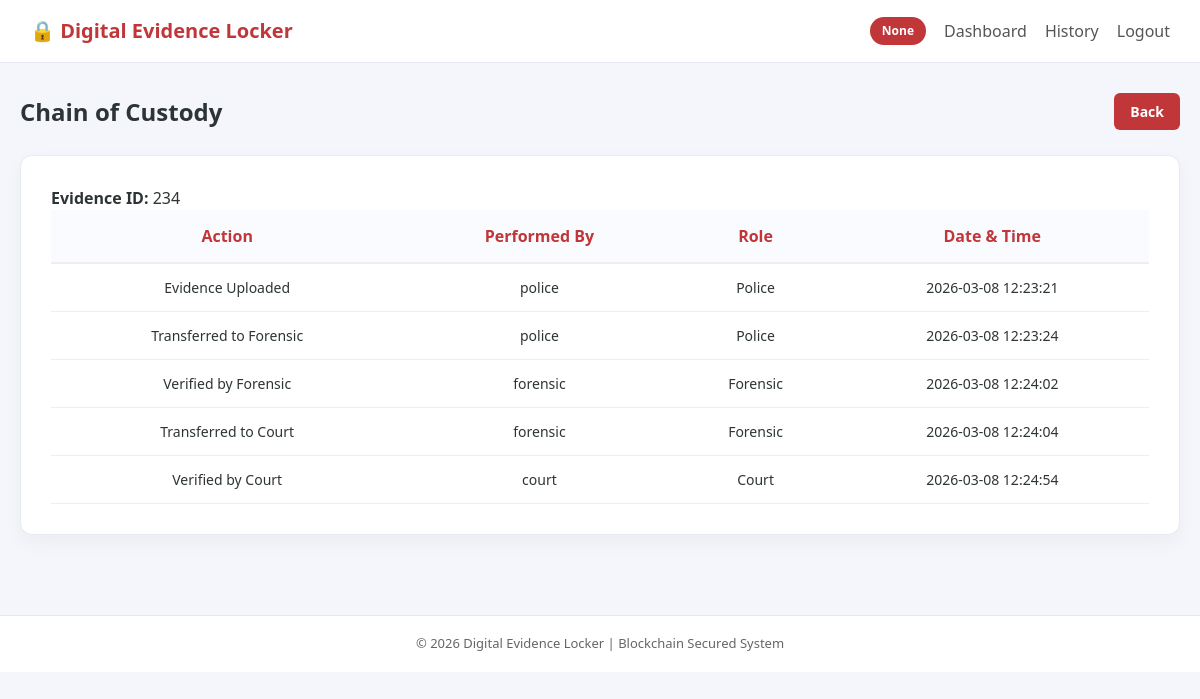
The app's page /chain/234 (signed in) with its own data.
### tables this page shows
CREATE TABLE custody (
            id INTEGER PRIMARY KEY AUTOINCREMENT,
            evidence_id TEXT,
            action TEXT,
            performed_by TEXT,
            role TEXT,
            timestamp TEXT
        );

### app.py (the view)
@app.route("/chain/<evidence_id>")
def chain(evidence_id):
    if "username" not in session:
        return redirect("/")
    history = fetch_custody(evidence_id)
    return render_template("chain.html", history=history, evidence_id=evidence_id)

### database.py (called while the page is built)
def fetch_custody(evidence_id):
    conn = sqlite3.connect(DB_NAME)
    cur = conn.cursor()
    cur.execute("""
        SELECT action, performed_by, role, timestamp
        FROM custody
        WHERE evidence_id=?
        ORDER BY id ASC
    """, (evidence_id,))
    rows = cur.fetchall()
    conn.close()
    return rows

### templates/chain.html
{% extends "base.html" %}
{% block content %}
<div class="dashboard-header">
  <h1>Chain of Custody</h1>
  <a href="{{ url_for('dashboard') }}" class="primary-btn">Back</a>
</div>
<div class="card chain-card">
  <div class="chain-header">
    <p><strong>Evidence ID:</strong> {{ evidence_id }}</p>
  </div>
  <table class="chain-table">
    <thead>
      <tr>
        <th>Action</th>
        <th>Performed By</th>
        <th>Role</th>
        <th>Date & Time</th>
      </tr>
    </thead>
    <tbody>
      {% for row in history %}
      <tr>
        <td>{{ row[0] }}</td>
        <td>{{ row[1] }}</td>
        <td>{{ row[2] }}</td>
        <td>{{ row[3] }}</td>
      </tr>
      {% endfor %}
    </tbody>
  </table>
</div>
{% endblock %}

### static/style.css (style rules this page uses)
* { margin:0; padding:0; box-sizing:border-box; }
body { font-family:"Segoe UI",Arial,sans-serif; background:#f4f6fb; color:#2d3436; line-height:1.5; }
.dashboard-header { display:flex; justify-content:space-between; align-items:center; margin-bottom:25px; }
.dashboard-header h1 { font-size:24px; font-weight:600; }
.card { background:white; border-radius:12px; padding:30px; border:1px solid #e8eaf1; box-shadow:0 8px 20px rgba(0,0,0,0.04); margin:auto; }
.primary-btn { background:#c03639; color:white; padding:8px 16px; border-radius:6px; text-decoration:none; font-size:14px; font-weight:600; }
table { width:100%; border-collapse:collapse; min-width:700px; }
th { background:#fafbff; padding:14px; text-align:center; font-weight:600; color:#c03639; border-bottom:2px solid #eee; }
td { padding:13px; border-bottom:1px solid #eee; text-align:center; font-size:14px; }

### records on screen
custody: action "Evidence Uploaded", performed_by "police", role "Police", timestamp "2026-03-08 12:23:21"
custody: action "Transferred to Forensic", performed_by "police", role "Police", timestamp "2026-03-08 12:23:24"
custody: action "Verified by Forensic", performed_by "forensic", role "Forensic", timestamp "2026-03-08 12:24:02"
custody: action "Transferred to Court", performed_by "forensic", role "Forensic", timestamp "2026-03-08 12:24:04"
custody: action "Verified by Court", performed_by "court", role "Court", timestamp "2026-03-08 12:24:54"

### other values on screen
{{ session.get("role") }} "None"
{{ evidence_id }} "234"
{{ 2026 }} "2026"
